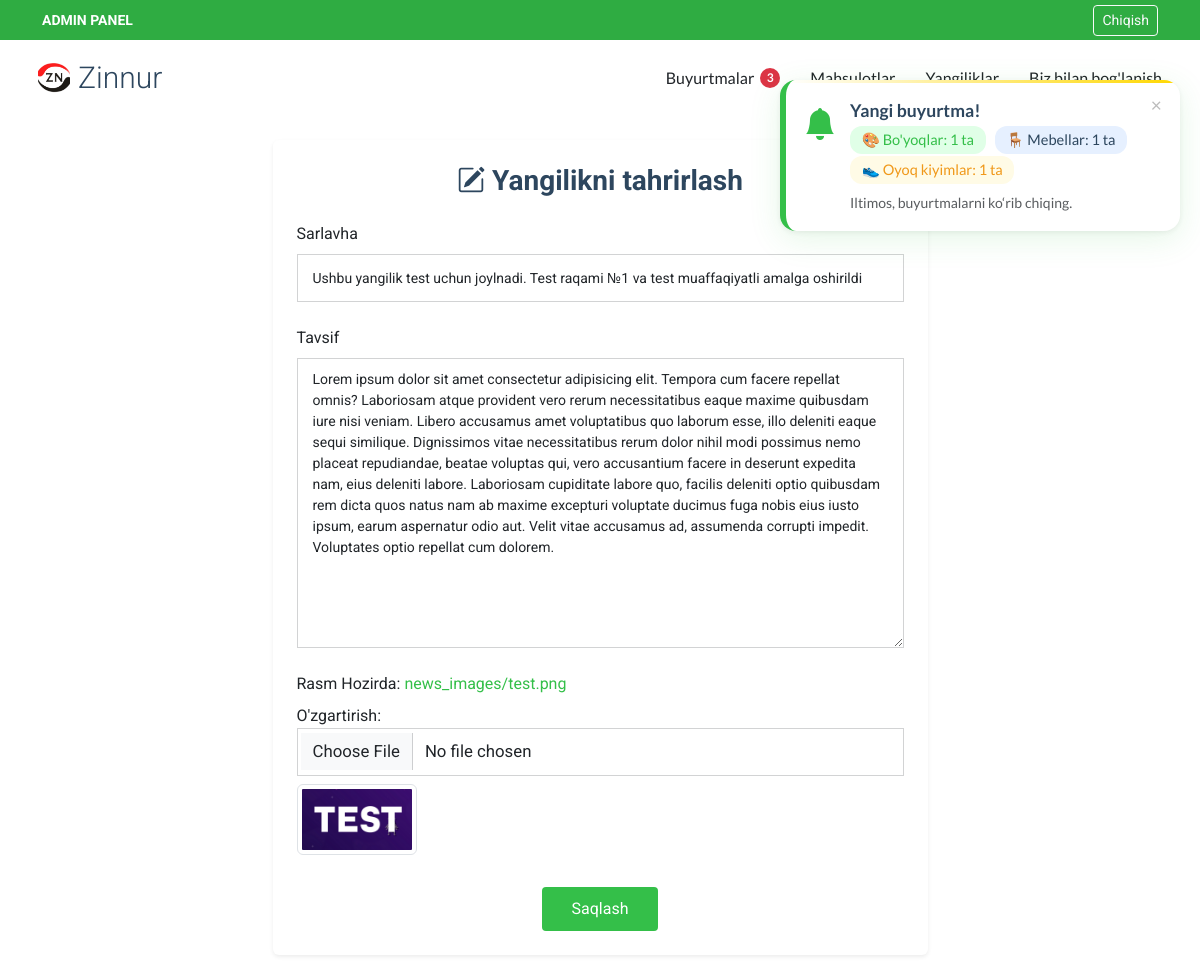
Screenshot of /admin-panel/news/edit/9/ (signed in) with the database file from the repository.
### news/models.py (models this page shows, shortened)
class NewsPost(models.Model):
    title = models.CharField(max_length=200)
    content = models.TextField()
    image = models.ImageField(upload_to='news_images/',)
    created_at = models.DateTimeField(auto_now_add=True)

### admin_panel/views.py (the view)
# urls.py: path('news/edit/<int:pk>/', views.news_edit, name='news_edit'),
@user_passes_test(is_admin)
def news_edit(request, pk):
    news = get_object_or_404(NewsPost, pk=pk)
    form = NewsPostForm(request.POST or None, request.FILES or None, instance=news)
    if form.is_valid():
        form.save()
        return redirect('admin_panel:news_manage')
    return render(request, 'admin_panel/news_form.html', {'form': form, 'edit': True, 'instance': news})

### news/forms.py
class NewsPostForm(forms.ModelForm):
    class Meta:
        model = NewsPost
        fields = ['title', 'content', 'image']
        widgets = {
            'title': forms.TextInput(attrs={
                'class': 'form-control'
            }),
            'content': forms.Textarea(attrs={
                'class': 'form-control', 'rows': 6
            }),
            'image': forms.ClearableFileInput(attrs={
                'class': 'form-control'
            }),
        }

### admin_panel/views.py (called while the page is built)
def is_admin(user):
    return user.is_authenticated and user.is_staff

### templates/admin_panel/news_form.html (shortened to what this page needs)
{% extends 'admin_panel/admin_base.html' %}
{% load widget_tweaks %}
{% block content %}
<div class="container py-4 contact section">
  <div class="row justify-content-center">
    <div class="col-lg-7 col-md-9">
      <div class="card border-0 shadow-sm">
        <div class="card-body p-4">
          <h3 class="fw-bold mb-4 text-center" style="color: var(--heading-color);">
            {% if edit %}<i class="bi bi-pencil-square"></i> Yangilikni tahrirlash{% else %}<i class="bi bi-plus-circle"></i> Yangilik qo‘shish{% endif %}
          </h3>
          <form method="post" enctype="multipart/form-data" class="contact-form">
            <div class="form-group mt-3">
              <label for="{{ form.title.id_for_label }}" class="form-label">Sarlavha</label>
              {{ form.title|add_class:'form-control' }}
            </div>
            <div class="form-group mt-3">
              <label for="{{ form.content.id_for_label }}" class="form-label">Tavsif</label>
              {{ form.content|add_class:'form-control' }}
            </div>
            <div class="form-group mt-3">
              <label for="{{ form.image.id_for_label }}" class="form-label">Rasm</label>
              {{ form.image|add_class:'form-control' }}
              {% if edit and instance and instance.image %}
                <div class="mt-2">
                  <img src="{{ instance.image.url }}" width="120" class="img-thumbnail">
                </div>
              {% endif %}
            </div>
            <div class="text-center mt-4">
              <button type="submit">{% if edit %}Saqlash{% else %}Qo‘shish{% endif %}</button>
            </div>
          </form>
        </div>
      </div>
    </div>
  </div>
</div>
{% endblock %}

### static/css/main.css (style rules this page uses)
:root { --default-font: "Roboto", system-ui, -apple-system, "Segoe UI", Roboto, "Helvetica Neue", Arial, "Noto Sans", "Liberation Sans", sans-serif, "Apple Color Emoji", "Segoe UI Emoji", "Segoe UI Symbol", "Noto Color Emoji"; --heading-font: "Roboto", sans-serif; --nav-font: "Lato", sans-serif; }
:root { --background-color: #ffffff; --default-color: #212529; --heading-color: #2d465e; --accent-color: #34bf49; --surface-color: #ffffff; --contrast-color: #ffffff; }
:root { --nav-color: #212529; --nav-hover-color: #34bf49; --nav-mobile-background-color: #ffffff; --nav-dropdown-background-color: #ffffff; --nav-dropdown-color: #212529; --nav-dropdown-hover-color: #34bf49; }
:root { scroll-behavior: smooth; }
body { color: var(--default-color); background-color: var(--background-color); font-family: var(--default-font); }
a { color: var(--accent-color); text-decoration: none; transition: 0.3s; }
h1, h2, h3, h4, h5, h6 { color: var(--heading-color); font-family: var(--heading-font); }
section, .section { color: var(--default-color); background-color: var(--background-color); padding: 60px 0; scroll-margin-top: 100px; overflow: clip; }
.contact .contact-form { width: 100%; }
.contact .contact-form .form-group { padding-bottom: 8px; }
.contact .contact-form input, .contact .contact-form select, .contact .contact-form option, .contact .contact-form textarea { color: var(--default-color); background-color: var(--surface-color); border-radius: 0px; box-shadow: none; font-size: 1.05rem; border-color: color-mix(in srgb, var(--default-color), transparent 80%); }
.contact .contact-form input::placeholder, .contact .contact-form textarea::placeholder { color: color-mix(in srgb, var(--default-color), transparent 70%); }
.contact .contact-form input, .contact .contact-form select, .contact .contact-form option { height: 48px; padding: 10px 15px; }
.contact .contact-form textarea { padding: 10px 12px; height: 290px; }
.contact .contact-form button[type=submit] { background: var(--accent-color); color: var(--contrast-color); border: 0; padding: 13px 50px; transition: 0.4s; border-radius: 4px; }
.contact .contact-form { height: 100%; }
.contact .contact-form input[type=text], .contact .contact-form input[type=email], .contact .contact-form textarea { font-size: 14px; padding: 10px 15px; box-shadow: none; border-radius: 0; color: var(--default-color); background-color: color-mix(in srgb, var(--background-color), transparent 50%); border-color: color-mix(in srgb, var(--default-color), transparent 80%); }
.contact .contact-form input[type=text]::placeholder, .contact .contact-form input[type=email]::placeholder, .contact .contact-form textarea::placeholder { color: color-mix(in srgb, var(--default-color), transparent 70%); }
.contact .contact-form button[type=submit] { color: var(--contrast-color); background: var(--accent-color); border: 0; padding: 10px 30px; transition: 0.4s; border-radius: 4px; }

### rows the page displays
NewsPost: title "Ushbu yangilik test uchun joylnadi. Test raqami №1 va test muaffaqiyatli amalga oshirildi", content "Lorem ipsum dolor sit amet consectetur adipisicing elit. Tempora cum facere repellat omnis? Laboriosam atque provident vero rerum necessitatibus eaque maxime quibusdam iure nisi veniam. Libero accusamus amet voluptatibus quo laborum esse, illo deleniti eaque sequi similique. Dignissimos vitae necessitatibus rerum dolor nihil modi possimus nemo placeat repudiandae, beatae voluptas qui, vero accusantium facere in deserunt expedita nam, eius deleniti labore. Laboriosam cupiditate labore quo, facilis deleniti optio quibusdam rem dicta quos natus nam ab maxime excepturi voluptate ducimus fuga nobis eius iusto ipsum, earum aspernatur odio aut. Velit vitae accusamus ad, assumenda corrupti impedit.…", image (picture)
